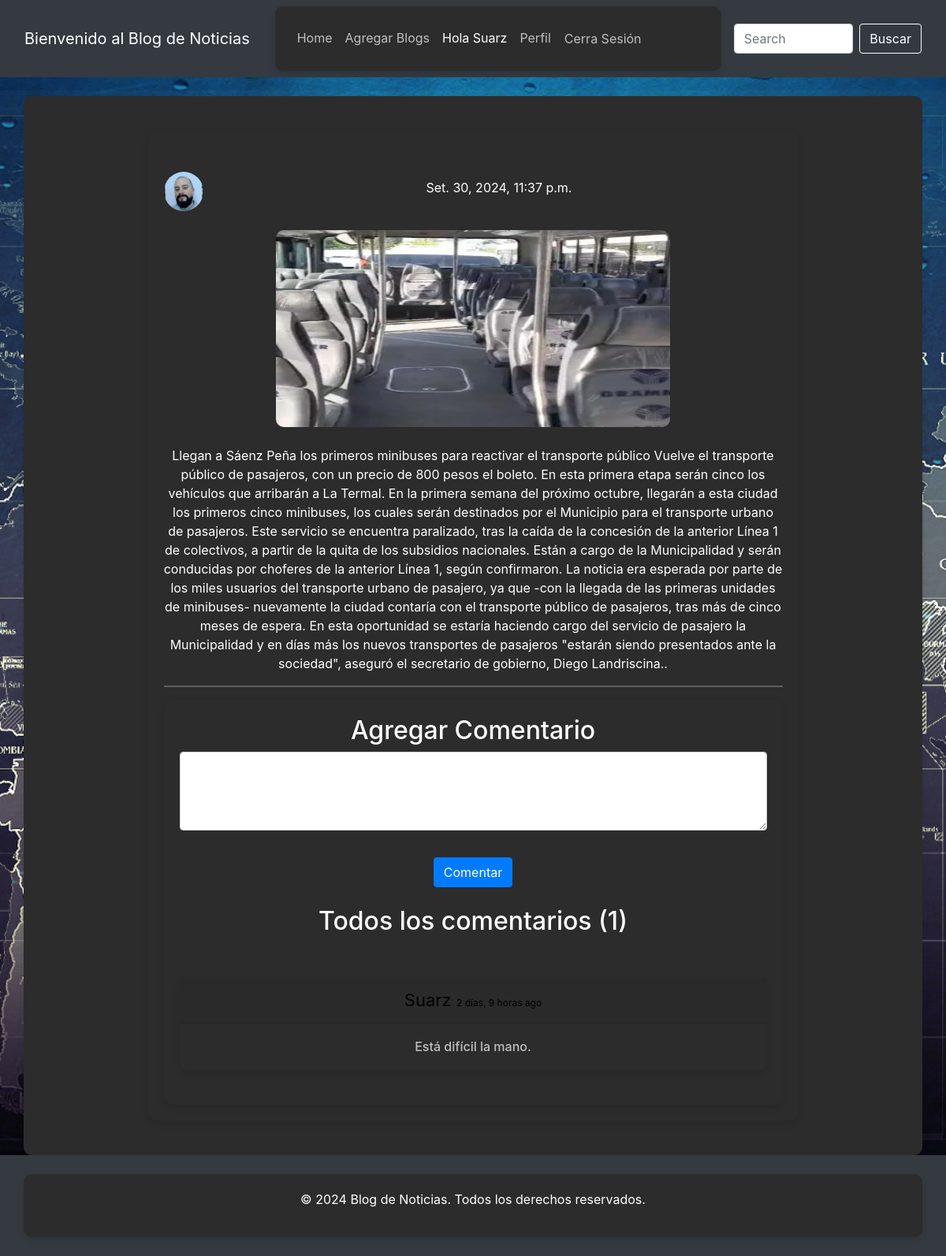
The app's page /blog/Chaco-SP/ (signed in) with its own data.
### home/models.py (models this page shows, shortened)
class BlogPost(models.Model):
    título=models.CharField(max_length=255)
    autor= models.ForeignKey(User, on_delete=models.CASCADE)
    slug = models.CharField(max_length=130, unique=True)
    content=models.TextField()
    image = models.ImageField(upload_to="profile_pics", blank=True, null=True)
    dateTime=models.DateTimeField(auto_now_add=True)

class Profile(models.Model):
    user = models.OneToOneField(User, on_delete=models.CASCADE, blank=True, null=True)
    image = models.ImageField(upload_to="profile_pics", blank=True, null=True)
    bio = models.TextField(blank=True, null=True)
    phone_no = models.IntegerField(blank=True, null=True)
    facebook = models.CharField(max_length=300, blank=True, null=True)
    instagram = models.CharField(max_length=300, blank=True, null=True)
    linkedin = models.CharField(max_length=300, blank=True, null=True)
    '''def __str__(self):
        return str(self.user)--->Código anterior'''
    def __str__(self):
        return f'Perfil de {self.user.username}'

class Comment(models.Model):
    user = models.ForeignKey(User, on_delete=models.CASCADE)
    content = models.TextField()
    blog = models.ForeignKey(BlogPost, on_delete=models.CASCADE)
    parent_comment = models.ForeignKey('self', on_delete=models.CASCADE, null=True, blank=True)
    dateTime=models.DateTimeField(default=now)

### home/views.py (the view)
# urls.py: path("blog/<str:slug>/", views.blogs_comments, name="blogs_comments"),
def blogs_comments(request, slug):
    post = BlogPost.objects.filter(slug=slug).first()
    comments = Comment.objects.filter(blog=post)
    if request.method=="POST":
        user = request.user
        content = request.POST.get('content','')
        blog_id =request.POST.get('blog_id','')
        comment = Comment(user = user, content = content, blog=post)
        comment.save()
    return render(request, "blog_comments.html", {'post':post, 'comments':comments})

### home/templates/blog_comments.html (shortened to what this page needs)
{% extends 'base.html' %}
{% block body %}
{% load humanize %}
<div class="container w-75 my-4">
    <br>
    <div class="media">
        {% if post.autor.profile.image %}
        <img class="mr-3 rounded-circle" src="{{post.autor.profile.image.url}}" width="50px" height="50px" alt="image">
        {% endif %}
        <div class="media-body">
            {{post.dateTime}}
        </div>
    </div>
    <br>
    <img src="/media/{{post.image}}" alt="" height="250px" width="500px">
    <br>
    <p>{{post.content}}.</p>
    <hr>
    {% if user.is_authenticated %}
    <div class="container">
        <h2>Agregar Comentario</h2>
        <form action="/blog/{{post.slug}}/" method="POST"> {% csrf_token %}
            <div class="form-floating">
                <textarea class="form-control" placeholder="Leave a comment here" id="floatingTextarea2" style="height: 100px" id="content" name="content"></textarea>
                <label for="floatingTextarea2">Deja un comentario aquí.</label>
                <br>
                <button type="submit" class="btn btn-primary">Comentar</button>
            </div>
        </form>
        {% else %}
        <div class="container">
            <h4><a href="/login/">Logueate</a> Para publicar comentarios a continuación.</h4>
            {% endif %}
            <br>
            <h2>Todos los comentarios ({{comments.count}})</h2>
            <br>
            {% for comment in comments %}
            <div class="card">
                <div class="card-header">
                    <span style="font-size: 22px;">{{comment.user}} </span> <span style="font-size: 12px;">{{comment.dateTime | naturaltime}}</span>
                </div>
                <div class="card-body">
                    <h6 class="card-text">{{comment.content}}</h6>
                </div>
            </div>
            <br>
            {% endfor %}
        </div>
    </div>
</div>
{% endblock %}

### home/templates/base.html (shortened to what this page needs)
<!doctype html>
<html lang="es">
  <head>
    <link href="//maxcdn.bootstrapcdn.com/bootstrap/4.1.1/css/bootstrap.min.css" rel="stylesheet" id="bootstrap-css">
    <link href="https://cdn.jsdelivr.net/npm/bootstrap@5.0.2/dist/css/bootstrap.min.css" rel="stylesheet">
    <link rel="stylesheet" href="https://maxcdn.bootstrapcdn.com/bootstrap/4.0.0/css/bootstrap.min.css">
  </head>
  <body>
    <nav class="navbar navbar-expand-lg navbar-dark bg-dark sticky-top">
      <div class="container-fluid">
        <a class="navbar-brand" href="#">Bienvenido al Blog de Noticias</a>
        <div class="collapse navbar-collapse" id="navbarSupportedContent">
          <div class="container mx-3">
            <ul class="navbar-nav me-auto mb-2 mb-lg-0">
              <li class="nav-item">
                <a class="nav-link {% block homeactive %} {% endblock homeactive %}" aria-current="page" href="/">Home</a>
              </li>
              {% if user.is_authenticated %}
              <li class="nav-item">
                <a class="nav-link {% block add_blogs_active %} {% endblock add_blogs_active %}" href="/add_blogs/">Agregar Blogs</a>
              </li>
              <li class="nav-item">
                <a class="nav-link active" href="#">Hola {{request.user}}</a>
              </li>
              <li class="nav-item">
                <a class="nav-link {% block profileactive %} {% endblock profileactive %}" href="/profile/">Perfil</a>
              </li>
              <li class="nav-item">
                 <form method="POST" action="{% url 'logout' %}" style="display:inline;">
                   <button type="submit" class="nav-link btn btn-link">Cerra Sesión</button>
                 </form>
              </li>
              {% endif %}
            </ul>
          </div>
          <form class="d-flex" method="POST" action="/search/"> {% csrf_token %}
            <input class="form-control me-2" type="search" placeholder="Search" name="searched" id="searched" aria-label="Search">
            <button href="/search/" class="btn btn-outline-secondary" type="submit">Buscar</button>
          </form>
        </div>
      </div>
    </nav>
    <div class="container mt-4">
      {% block body %}{% endblock %}
    <footer id="sticky-footer" class="flex-shrink-0 py-4 bg-dark text-white-50">
      <div class="container text-center">
          <p>&copy; 2024 Blog de Noticias. Todos los derechos reservados.</p>
      </div>
  </footer>
  </body>
</html>

### records on screen
BlogPost: autor.profile.image (picture), dateTime "Set. 30, 2024, 11:37 p.m.", image (picture), content "Llegan a Sáenz Peña los primeros minibuses para reactivar el transporte público Vuelve el transporte público de pasajeros, con un precio de 800 pesos el boleto. En esta primera etapa serán cinco los vehículos que arribarán a La Termal. En la primera semana del próximo octubre, llegarán a esta ciudad los primeros cinco minibuses, los cuales serán destinados por el Municipio para el transporte urbano de pasajeros. Este servicio se encuentra paralizado, tras la caída de la concesión de la anterior Línea 1 de colectivos, a partir de la quita de los subsidios nacionales. Están a cargo de la Municipalidad y serán conducidas por choferes de la anterior Línea 1, según confirmaron. La noticia era…"
Comment: user "Suarz", dateTime "2 días, 9 horas ago", content "Está difícil la mano."

### other values on screen
{{ request.user }} "Suarz"
{{ comments.count }} "1"
